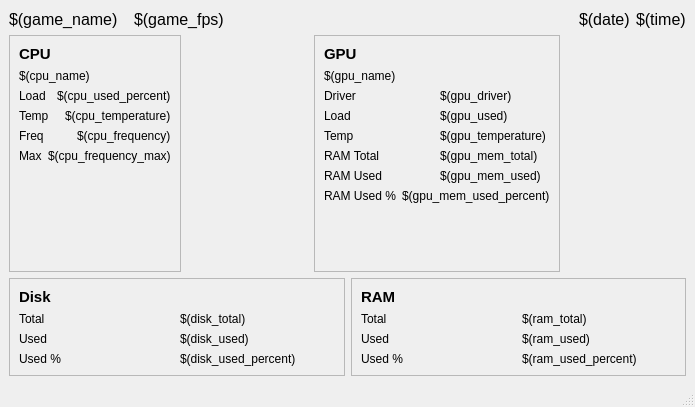
<?xml version="1.0" encoding="UTF-8"?>
<ui version="4.0">
 <class>MainWindow</class>
 <widget class="QMainWindow" name="MainWindow">
  <property name="geometry">
   <rect>
    <x>0</x>
    <y>0</y>
    <width>695</width>
    <height>407</height>
   </rect>
  </property>
  <property name="font">
   <font>
    <family>Ubuntu Mono</family>
   </font>
  </property>
  <property name="mouseTracking">
   <bool>true</bool>
  </property>
  <property name="contextMenuPolicy">
   <enum>Qt::ContextMenuPolicy::CustomContextMenu</enum>
  </property>
  <property name="windowTitle">
   <string>MainWindow</string>
  </property>
  <widget class="QWidget" name="centralwidget">
   <layout class="QVBoxLayout" name="verticalLayout_5">
    <item>
     <layout class="QHBoxLayout" name="horizontalLayout_17">
      <item>
       <widget class="QLabel" name="label_21">
        <property name="font">
         <font>
          <family>Segoe UI</family>
          <pointsize>12</pointsize>
         </font>
        </property>
        <property name="text">
         <string>$(game_name)</string>
        </property>
       </widget>
      </item>
      <item>
       <spacer name="horizontalSpacer_2">
        <property name="orientation">
         <enum>Qt::Orientation::Horizontal</enum>
        </property>
        <property name="sizeType">
         <enum>QSizePolicy::Policy::Fixed</enum>
        </property>
        <property name="sizeHint" stdset="0">
         <size>
          <width>10</width>
          <height>20</height>
         </size>
        </property>
       </spacer>
      </item>
      <item>
       <widget class="QLabel" name="label_22">
        <property name="font">
         <font>
          <family>Segoe UI</family>
          <pointsize>12</pointsize>
         </font>
        </property>
        <property name="text">
         <string>$(game_fps)</string>
        </property>
       </widget>
      </item>
      <item>
       <spacer name="horizontalSpacer">
        <property name="orientation">
         <enum>Qt::Orientation::Horizontal</enum>
        </property>
        <property name="sizeHint" stdset="0">
         <size>
          <width>40</width>
          <height>20</height>
         </size>
        </property>
       </spacer>
      </item>
      <item>
       <widget class="QLabel" name="date">
        <property name="font">
         <font>
          <family>Segoe UI</family>
          <pointsize>12</pointsize>
         </font>
        </property>
        <property name="text">
         <string>$(date)</string>
        </property>
       </widget>
      </item>
      <item>
       <widget class="QLabel" name="time">
        <property name="font">
         <font>
          <family>Segoe UI</family>
          <pointsize>12</pointsize>
         </font>
        </property>
        <property name="text">
         <string>$(time)</string>
        </property>
       </widget>
      </item>
     </layout>
    </item>
    <item>
     <layout class="QHBoxLayout" name="horizontalLayout_18">
      <item>
       <widget class="QFrame" name="frame">
        <property name="frameShape">
         <enum>QFrame::Shape::StyledPanel</enum>
        </property>
        <property name="frameShadow">
         <enum>QFrame::Shadow::Raised</enum>
        </property>
        <layout class="QVBoxLayout" name="verticalLayout">
         <item>
          <widget class="QLabel" name="label">
           <property name="font">
            <font>
             <family>Segoe UI</family>
             <pointsize>11</pointsize>
             <bold>true</bold>
            </font>
           </property>
           <property name="text">
            <string>CPU</string>
           </property>
           <property name="alignment">
            <set>Qt::AlignmentFlag::AlignLeading|Qt::AlignmentFlag::AlignLeft|Qt::AlignmentFlag::AlignVCenter</set>
           </property>
          </widget>
         </item>
         <item>
          <widget class="QLabel" name="cpu_name">
           <property name="font">
            <font>
             <family>Segoe UI</family>
             <pointsize>9</pointsize>
            </font>
           </property>
           <property name="text">
            <string>$(cpu_name)</string>
           </property>
          </widget>
         </item>
         <item>
          <layout class="QHBoxLayout" name="horizontalLayout">
           <item>
            <widget class="QLabel" name="label_7">
             <property name="font">
              <font>
               <family>Segoe UI</family>
              </font>
             </property>
             <property name="text">
              <string>Load</string>
             </property>
            </widget>
           </item>
           <item>
            <widget class="QLabel" name="cpu_used_percent">
             <property name="font">
              <font>
               <family>Segoe UI</family>
              </font>
             </property>
             <property name="text">
              <string>$(cpu_used_percent)</string>
             </property>
            </widget>
           </item>
          </layout>
         </item>
         <item>
          <layout class="QHBoxLayout" name="horizontalLayout_2">
           <item>
            <widget class="QLabel" name="label_6">
             <property name="font">
              <font>
               <family>Segoe UI</family>
              </font>
             </property>
             <property name="text">
              <string>Temp</string>
             </property>
            </widget>
           </item>
           <item>
            <widget class="QLabel" name="cpu_temperature">
             <property name="font">
              <font>
               <family>Segoe UI</family>
              </font>
             </property>
             <property name="text">
              <string>$(cpu_temperature)</string>
             </property>
            </widget>
           </item>
          </layout>
         </item>
         <item>
          <layout class="QHBoxLayout" name="horizontalLayout_3">
           <item>
            <widget class="QLabel" name="label_8">
             <property name="font">
              <font>
               <family>Segoe UI</family>
              </font>
             </property>
             <property name="text">
              <string>Freq</string>
             </property>
            </widget>
           </item>
           <item>
            <widget class="QLabel" name="cpu_frequency">
             <property name="font">
              <font>
               <family>Segoe UI</family>
              </font>
             </property>
             <property name="text">
              <string>$(cpu_frequency)</string>
             </property>
            </widget>
           </item>
          </layout>
         </item>
         <item>
          <layout class="QHBoxLayout" name="horizontalLayout_4">
           <item>
            <widget class="QLabel" name="label_5">
             <property name="font">
              <font>
               <family>Segoe UI</family>
              </font>
             </property>
             <property name="text">
              <string>Max</string>
             </property>
            </widget>
           </item>
           <item>
            <widget class="QLabel" name="cpu_frequency_max">
             <property name="font">
              <font>
               <family>Segoe UI</family>
              </font>
             </property>
             <property name="text">
              <string>$(cpu_frequency_max)</string>
             </property>
            </widget>
           </item>
          </layout>
         </item>
         <item>
          <spacer name="verticalSpacer">
           <property name="orientation">
            <enum>Qt::Orientation::Vertical</enum>
           </property>
           <property name="sizeHint" stdset="0">
            <size>
             <width>20</width>
             <height>40</height>
            </size>
           </property>
          </spacer>
         </item>
        </layout>
       </widget>
      </item>
      <item>
       <layout class="QVBoxLayout" name="verticalLayout_7">
        <item>
         <widget class="dial_meter" name="widget_2" native="true">
          <property name="enabled">
           <bool>true</bool>
          </property>
          <property name="accessibleName">
           <string/>
          </property>
          <property name="accessibleDescription">
           <string/>
          </property>
          <property name="title" stdset="0">
           <string>Load</string>
          </property>
          <property name="format" stdset="0">
           <string>$(cpu_used_percent)%</string>
          </property>
          <property name="min" stdset="0">
           <number>0</number>
          </property>
          <property name="max" stdset="0">
           <number>100</number>
          </property>
         </widget>
        </item>
        <item>
         <widget class="dial_meter" name="widget" native="true">
          <property name="toolTip">
           <string/>
          </property>
          <property name="accessibleName">
           <string/>
          </property>
          <property name="accessibleDescription">
           <string/>
          </property>
          <property name="title" stdset="0">
           <string>Temp</string>
          </property>
          <property name="format" stdset="0">
           <string>$(cpu_temperature)C</string>
          </property>
          <property name="min" stdset="0">
           <number>30</number>
          </property>
          <property name="max" stdset="0">
           <number>100</number>
          </property>
         </widget>
        </item>
       </layout>
      </item>
      <item>
       <widget class="QFrame" name="frame_2">
        <property name="frameShape">
         <enum>QFrame::Shape::StyledPanel</enum>
        </property>
        <property name="frameShadow">
         <enum>QFrame::Shadow::Raised</enum>
        </property>
        <layout class="QVBoxLayout" name="verticalLayout_2">
         <item>
          <widget class="QLabel" name="label_2">
           <property name="font">
            <font>
             <family>Segoe UI</family>
             <pointsize>11</pointsize>
             <bold>true</bold>
            </font>
           </property>
           <property name="text">
            <string>GPU</string>
           </property>
           <property name="alignment">
            <set>Qt::AlignmentFlag::AlignLeading|Qt::AlignmentFlag::AlignLeft|Qt::AlignmentFlag::AlignVCenter</set>
           </property>
          </widget>
         </item>
         <item>
          <widget class="QLabel" name="gpu_name">
           <property name="font">
            <font>
             <family>Segoe UI</family>
             <pointsize>9</pointsize>
            </font>
           </property>
           <property name="text">
            <string>$(gpu_name)</string>
           </property>
          </widget>
         </item>
         <item>
          <layout class="QHBoxLayout" name="horizontalLayout_5">
           <item>
            <widget class="QLabel" name="label_14">
             <property name="font">
              <font>
               <family>Segoe UI</family>
              </font>
             </property>
             <property name="text">
              <string>Driver</string>
             </property>
            </widget>
           </item>
           <item>
            <widget class="QLabel" name="gpu_driver">
             <property name="font">
              <font>
               <family>Segoe UI</family>
              </font>
             </property>
             <property name="text">
              <string>$(gpu_driver)</string>
             </property>
            </widget>
           </item>
          </layout>
         </item>
         <item>
          <layout class="QHBoxLayout" name="horizontalLayout_6">
           <item>
            <widget class="QLabel" name="label_9">
             <property name="font">
              <font>
               <family>Segoe UI</family>
              </font>
             </property>
             <property name="text">
              <string>Load</string>
             </property>
            </widget>
           </item>
           <item>
            <widget class="QLabel" name="gpu_used">
             <property name="font">
              <font>
               <family>Segoe UI</family>
              </font>
             </property>
             <property name="text">
              <string>$(gpu_used)</string>
             </property>
            </widget>
           </item>
          </layout>
         </item>
         <item>
          <layout class="QHBoxLayout" name="horizontalLayout_7">
           <item>
            <widget class="QLabel" name="label_10">
             <property name="font">
              <font>
               <family>Segoe UI</family>
              </font>
             </property>
             <property name="text">
              <string>Temp</string>
             </property>
            </widget>
           </item>
           <item>
            <widget class="QLabel" name="gpu_temperature">
             <property name="font">
              <font>
               <family>Segoe UI</family>
              </font>
             </property>
             <property name="text">
              <string>$(gpu_temperature)</string>
             </property>
            </widget>
           </item>
          </layout>
         </item>
         <item>
          <layout class="QHBoxLayout" name="horizontalLayout_8">
           <item>
            <widget class="QLabel" name="label_11">
             <property name="font">
              <font>
               <family>Segoe UI</family>
              </font>
             </property>
             <property name="text">
              <string>RAM Total</string>
             </property>
            </widget>
           </item>
           <item>
            <widget class="QLabel" name="gpu_mem_total">
             <property name="font">
              <font>
               <family>Segoe UI</family>
              </font>
             </property>
             <property name="text">
              <string>$(gpu_mem_total)</string>
             </property>
            </widget>
           </item>
          </layout>
         </item>
         <item>
          <layout class="QHBoxLayout" name="horizontalLayout_9">
           <item>
            <widget class="QLabel" name="label_12">
             <property name="font">
              <font>
               <family>Segoe UI</family>
              </font>
             </property>
             <property name="text">
              <string>RAM Used</string>
             </property>
            </widget>
           </item>
           <item>
            <widget class="QLabel" name="gpu_mem_used">
             <property name="font">
              <font>
               <family>Segoe UI</family>
              </font>
             </property>
             <property name="text">
              <string>$(gpu_mem_used)</string>
             </property>
            </widget>
           </item>
          </layout>
         </item>
         <item>
          <layout class="QHBoxLayout" name="horizontalLayout_10">
           <item>
            <widget class="QLabel" name="label_13">
             <property name="font">
              <font>
               <family>Segoe UI</family>
              </font>
             </property>
             <property name="text">
              <string>RAM Used %</string>
             </property>
            </widget>
           </item>
           <item>
            <widget class="QLabel" name="gpu_mem_used_percent">
             <property name="font">
              <font>
               <family>Segoe UI</family>
              </font>
             </property>
             <property name="text">
              <string>$(gpu_mem_used_percent)</string>
             </property>
            </widget>
           </item>
          </layout>
         </item>
         <item>
          <spacer name="verticalSpacer_2">
           <property name="orientation">
            <enum>Qt::Orientation::Vertical</enum>
           </property>
           <property name="sizeHint" stdset="0">
            <size>
             <width>20</width>
             <height>40</height>
            </size>
           </property>
          </spacer>
         </item>
        </layout>
       </widget>
      </item>
      <item>
       <layout class="QVBoxLayout" name="verticalLayout_6">
        <item>
         <widget class="dial_meter" name="gpu_used_dial" native="true">
          <property name="enabled">
           <bool>true</bool>
          </property>
          <property name="minimumSize">
           <size>
            <width>100</width>
            <height>100</height>
           </size>
          </property>
          <property name="accessibleName">
           <string/>
          </property>
          <property name="accessibleDescription">
           <string/>
          </property>
          <property name="accessibleIdentifier">
           <string/>
          </property>
          <property name="title" stdset="0">
           <string>Load</string>
          </property>
          <property name="format" stdset="0">
           <string>$(gpu_used)%</string>
          </property>
          <property name="min" stdset="0">
           <number>0</number>
          </property>
          <property name="max" stdset="0">
           <number>100</number>
          </property>
         </widget>
        </item>
        <item>
         <widget class="dial_meter" name="gpu_temperature_dial" native="true">
          <property name="enabled">
           <bool>true</bool>
          </property>
          <property name="minimumSize">
           <size>
            <width>100</width>
            <height>100</height>
           </size>
          </property>
          <property name="accessibleName">
           <string/>
          </property>
          <property name="accessibleDescription">
           <string/>
          </property>
          <property name="title" stdset="0">
           <string>Temp</string>
          </property>
          <property name="format" stdset="0">
           <string>$(gpu_temperature)C</string>
          </property>
          <property name="min" stdset="0">
           <number>30</number>
          </property>
          <property name="max" stdset="0">
           <number>100</number>
          </property>
         </widget>
        </item>
       </layout>
      </item>
     </layout>
    </item>
    <item>
     <layout class="QHBoxLayout" name="horizontalLayout_19">
      <item>
       <widget class="QFrame" name="frame_3">
        <property name="sizePolicy">
         <sizepolicy hsizetype="Preferred" vsizetype="Minimum">
          <horstretch>0</horstretch>
          <verstretch>0</verstretch>
         </sizepolicy>
        </property>
        <property name="frameShape">
         <enum>QFrame::Shape::StyledPanel</enum>
        </property>
        <property name="frameShadow">
         <enum>QFrame::Shadow::Raised</enum>
        </property>
        <layout class="QVBoxLayout" name="verticalLayout_3">
         <item>
          <widget class="QLabel" name="label_4">
           <property name="font">
            <font>
             <family>Segoe UI</family>
             <pointsize>11</pointsize>
             <bold>true</bold>
            </font>
           </property>
           <property name="text">
            <string>Disk</string>
           </property>
           <property name="alignment">
            <set>Qt::AlignmentFlag::AlignLeading|Qt::AlignmentFlag::AlignLeft|Qt::AlignmentFlag::AlignVCenter</set>
           </property>
          </widget>
         </item>
         <item>
          <layout class="QHBoxLayout" name="horizontalLayout_11">
           <item>
            <widget class="QLabel" name="label_18">
             <property name="font">
              <font>
               <family>Segoe UI</family>
              </font>
             </property>
             <property name="text">
              <string>Total</string>
             </property>
            </widget>
           </item>
           <item>
            <widget class="QLabel" name="disk_total">
             <property name="font">
              <font>
               <family>Segoe UI</family>
              </font>
             </property>
             <property name="text">
              <string>$(disk_total)</string>
             </property>
            </widget>
           </item>
          </layout>
         </item>
         <item>
          <layout class="QHBoxLayout" name="horizontalLayout_12">
           <item>
            <widget class="QLabel" name="label_19">
             <property name="font">
              <font>
               <family>Segoe UI</family>
              </font>
             </property>
             <property name="text">
              <string>Used</string>
             </property>
            </widget>
           </item>
           <item>
            <widget class="QLabel" name="disk_used">
             <property name="font">
              <font>
               <family>Segoe UI</family>
              </font>
             </property>
             <property name="text">
              <string>$(disk_used)</string>
             </property>
            </widget>
           </item>
          </layout>
         </item>
         <item>
          <layout class="QHBoxLayout" name="horizontalLayout_13">
           <item>
            <widget class="QLabel" name="label_20">
             <property name="font">
              <font>
               <family>Segoe UI</family>
              </font>
             </property>
             <property name="text">
              <string>Used %</string>
             </property>
            </widget>
           </item>
           <item>
            <widget class="QLabel" name="disk_used_percent">
             <property name="font">
              <font>
               <family>Segoe UI</family>
              </font>
             </property>
             <property name="text">
              <string>$(disk_used_percent)</string>
             </property>
            </widget>
           </item>
          </layout>
         </item>
        </layout>
       </widget>
      </item>
      <item>
       <widget class="QFrame" name="frame_4">
        <property name="sizePolicy">
         <sizepolicy hsizetype="Preferred" vsizetype="Minimum">
          <horstretch>0</horstretch>
          <verstretch>0</verstretch>
         </sizepolicy>
        </property>
        <property name="frameShape">
         <enum>QFrame::Shape::StyledPanel</enum>
        </property>
        <property name="frameShadow">
         <enum>QFrame::Shadow::Raised</enum>
        </property>
        <layout class="QVBoxLayout" name="verticalLayout_4">
         <item>
          <widget class="QLabel" name="label_3">
           <property name="font">
            <font>
             <family>Segoe UI</family>
             <pointsize>11</pointsize>
             <bold>true</bold>
            </font>
           </property>
           <property name="text">
            <string>RAM</string>
           </property>
           <property name="alignment">
            <set>Qt::AlignmentFlag::AlignLeading|Qt::AlignmentFlag::AlignLeft|Qt::AlignmentFlag::AlignVCenter</set>
           </property>
          </widget>
         </item>
         <item>
          <layout class="QHBoxLayout" name="horizontalLayout_14">
           <item>
            <widget class="QLabel" name="label_15">
             <property name="font">
              <font>
               <family>Segoe UI</family>
              </font>
             </property>
             <property name="text">
              <string>Total</string>
             </property>
            </widget>
           </item>
           <item>
            <widget class="QLabel" name="ram_total">
             <property name="font">
              <font>
               <family>Segoe UI</family>
              </font>
             </property>
             <property name="text">
              <string>$(ram_total)</string>
             </property>
            </widget>
           </item>
          </layout>
         </item>
         <item>
          <layout class="QHBoxLayout" name="horizontalLayout_15">
           <item>
            <widget class="QLabel" name="label_16">
             <property name="font">
              <font>
               <family>Segoe UI</family>
              </font>
             </property>
             <property name="text">
              <string>Used</string>
             </property>
            </widget>
           </item>
           <item>
            <widget class="QLabel" name="ram_used">
             <property name="font">
              <font>
               <family>Segoe UI</family>
              </font>
             </property>
             <property name="text">
              <string>$(ram_used)</string>
             </property>
            </widget>
           </item>
          </layout>
         </item>
         <item>
          <layout class="QHBoxLayout" name="horizontalLayout_16">
           <item>
            <widget class="QLabel" name="label_17">
             <property name="font">
              <font>
               <family>Segoe UI</family>
              </font>
             </property>
             <property name="text">
              <string>Used %</string>
             </property>
            </widget>
           </item>
           <item>
            <widget class="QLabel" name="ram_used_percent">
             <property name="font">
              <font>
               <family>Segoe UI</family>
              </font>
             </property>
             <property name="text">
              <string>$(ram_used_percent)</string>
             </property>
            </widget>
           </item>
          </layout>
         </item>
        </layout>
       </widget>
      </item>
     </layout>
    </item>
   </layout>
  </widget>
  <widget class="QStatusBar" name="statusbar"/>
 </widget>
 <customwidgets>
  <customwidget>
   <class>dial_meter</class>
   <extends>QWidget</extends>
   <header>dial_meter</header>
   <container>1</container>
  </customwidget>
 </customwidgets>
 <resources/>
 <connections/>
</ui>
